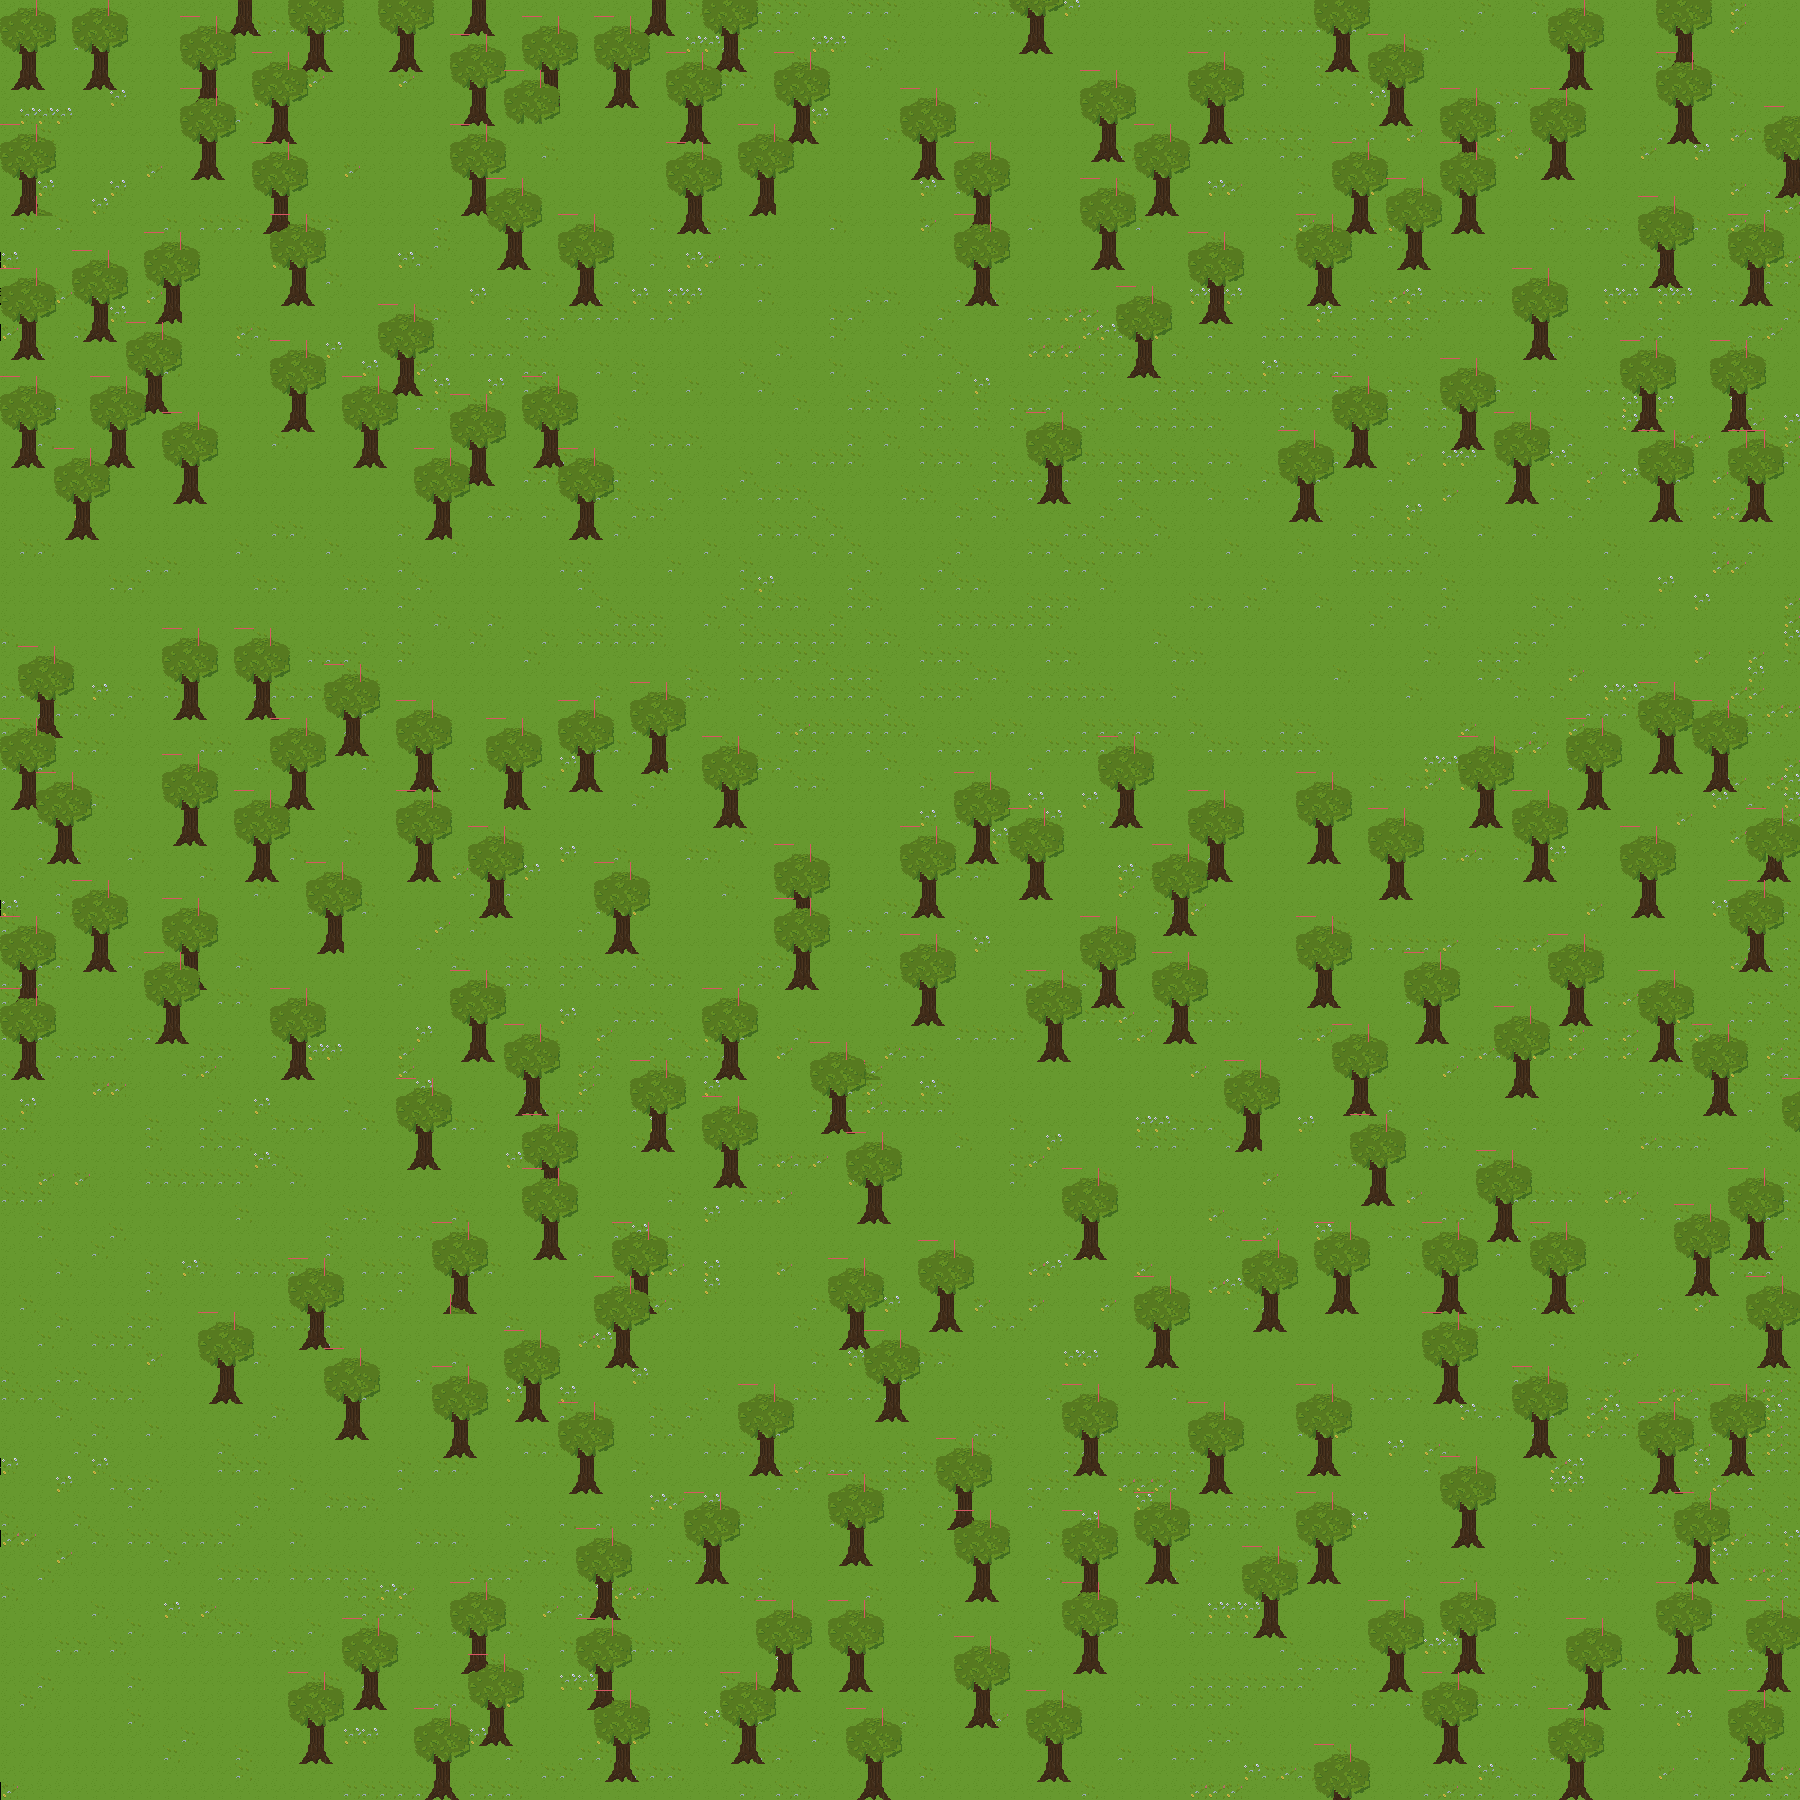

This is a level from a 2D game, rendered from its Tiled map with the project's own tilesets. A one-line summary and the map file follow, with tile-layer data summarised:
An orthogonal 100x100 tile map with 18x18 px tiles, 3 tile layers (Floor, Objects, Sky), 6 tilesets.

<map version="1.10" tiledversion="1.11.2" orientation="orthogonal" renderorder="right-down" width="100" height="100" tilewidth="18" tileheight="18" infinite="0" nextlayerid="16" nextobjectid="9">
 <editorsettings>
  <chunksize width="20" height="20" />
 </editorsettings>
 <tileset firstgid="1" source="../Assets/TileSets/pasto_2.tsx" />
 <tileset firstgid="5" source="../Assets/TileSets/pasto_1.tsx" />
 <tileset firstgid="9" source="../Assets/TileSets/tronco.tsx" />
 <tileset firstgid="13" source="../Assets/TileSets/copa_2.tsx" />
 <tileset firstgid="17" source="../Assets/TileSets/copa_1.tsx" />
 <tileset firstgid="21" source="../Assets/TileSets/copa_3.tsx" />
 <layer id="6" name="Floor" width="100" height="100">
  <data>[10000 cells, 10000 non-empty, 4 distinct tile ids]</data>
 </layer>
 <layer id="13" name="Objects" width="100" height="100">
  <data>[10000 cells, 996 non-empty, 5 distinct tile ids]</data>
 </layer>
 <layer id="14" name="Sky" width="100" height="100">
  <data>[10000 cells, 1781 non-empty, 9 distinct tile ids]</data>
 </layer>
</map>
